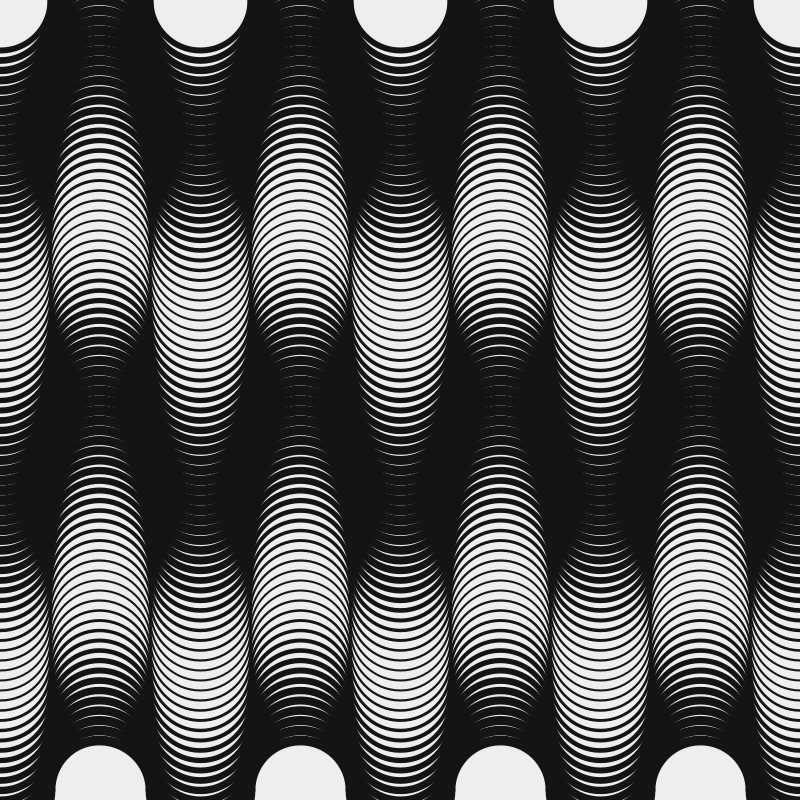
Frame 1 (no input)
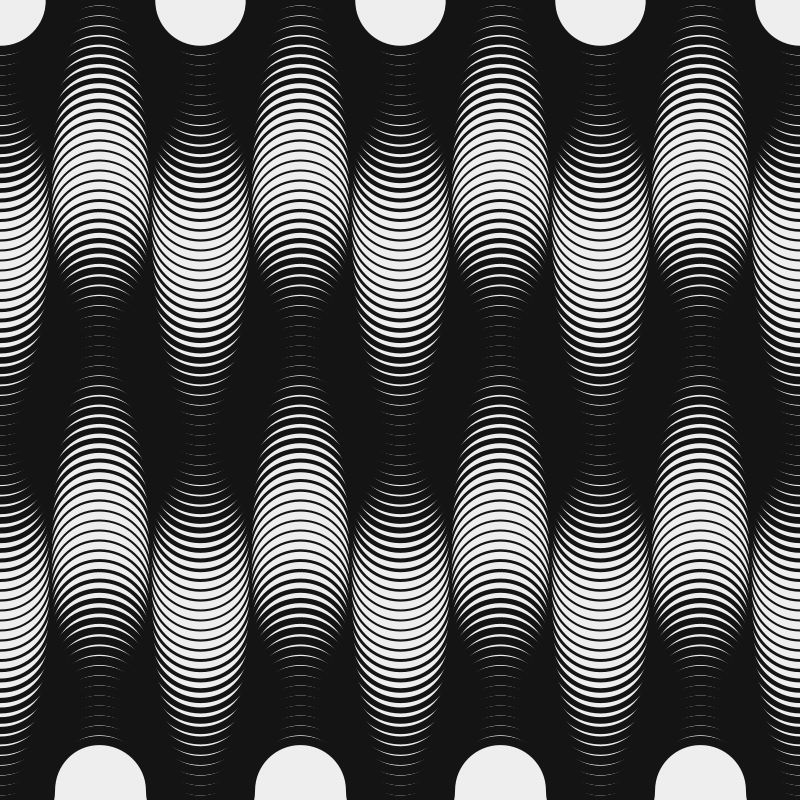
Frame 60 (the mouse pressed at the canvas centre just before this capture)
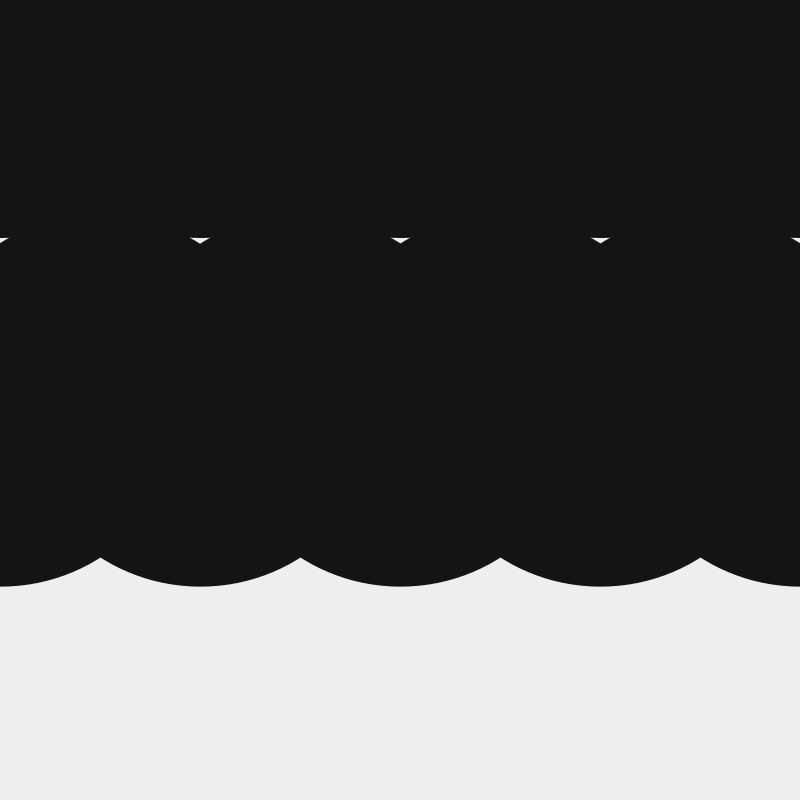
Frame 120 (the mouse held since frame 60 and released just before this capture)

The Processing sketch that drew these frames (run headless with seeded random() and noise(); from frame 60 on, the mouse is pressed at the canvas centre):

// Processing sketch: onda_3
// ── onda_3.pde
  
  float sw, alpha;
  float yStep=10;
  float arcSize=200;
  
  void setup() {
      size(800,800);

    
}

void draw() {
    background(#eeeeee);

    mouseX=constrain(mouseX, 10, width);
    mouseY=constrain(mouseY, 10, height);

yStep=mouseY;
//arcSize=mouseX;
    noFill();
    stroke(20);
    strokeWeight(5);

    //float arCl=map(mouseX,0,width,0,TWO_PI);
    for (int y = 0;  y<height; y+=yStep) {
        sw=map(sin(radians(y+alpha)),-1,1,2,yStep);
        strokeWeight(sw);
        for (int x = 0; x<width+arcSize; x+=arcSize) {
            arc(x,y,arcSize/2,arcSize/2,0,PI);
            arc(x+arcSize/2,y,arcSize/2,arcSize/2,PI,TWO_PI);
        }
    }
    alpha++;
}
